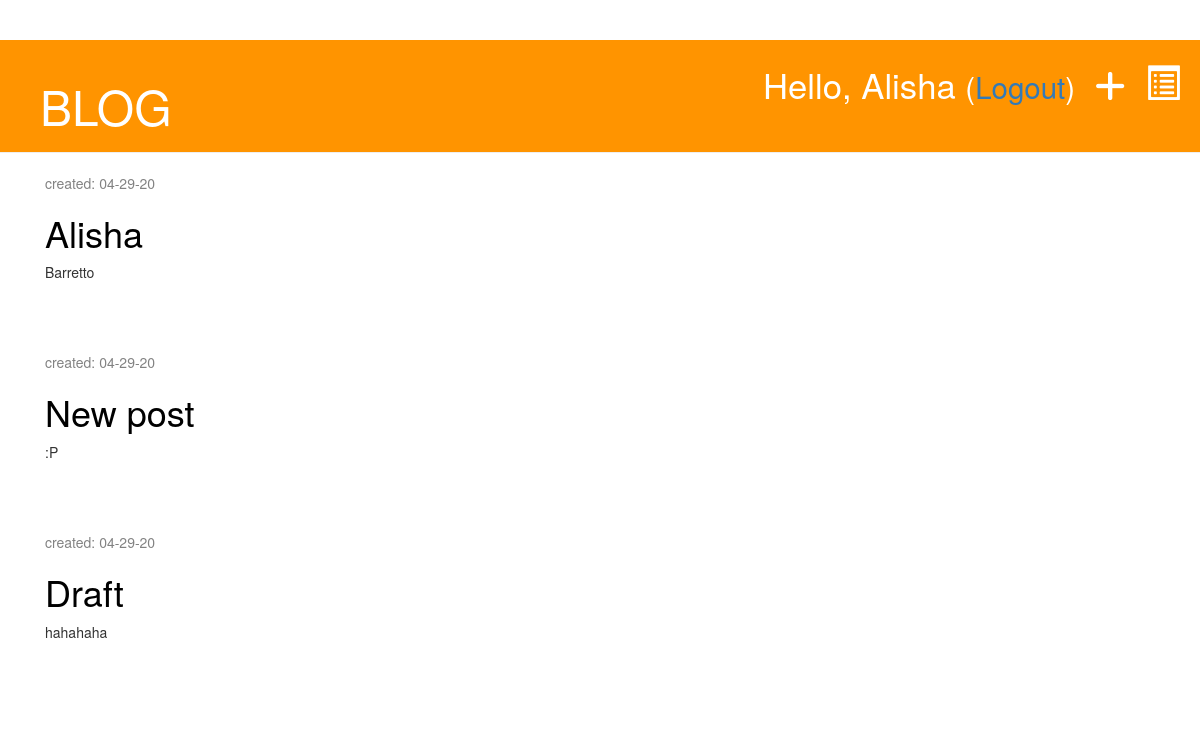
The page /drafts/ (signed in) on the database as committed earlier.
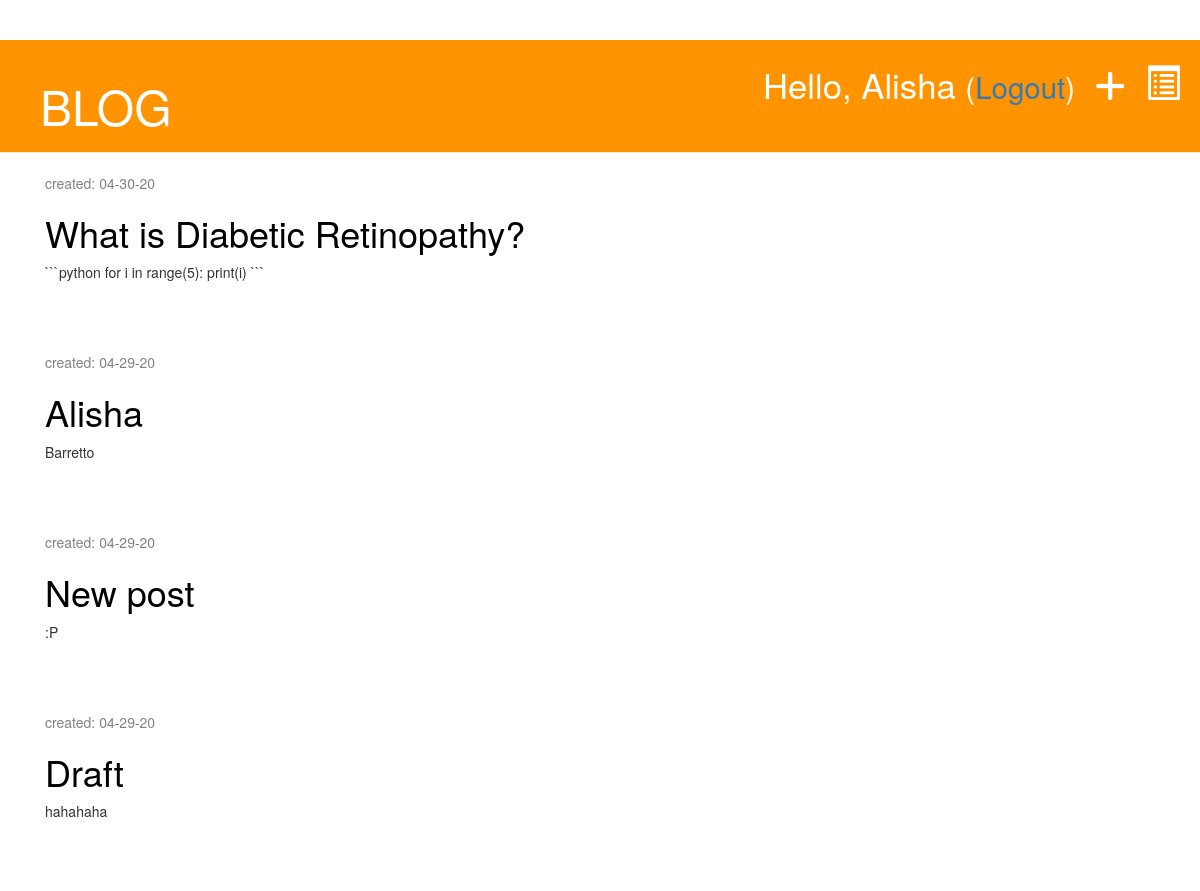
The same page on the database as committed later.
### blog/models.py (models this page shows, shortened)
class Post(models.Model):
    author = models.ForeignKey('auth.User', on_delete=models.CASCADE)
    title = models.CharField(max_length=200)
    text = models.TextField()
    created_date = models.DateTimeField(default=timezone.now)
    published_date = models.DateTimeField(blank=True, null=True)

### blog/views.py (the view)
# urls.py: path('drafts/',views.post_draft_list, name='post_draft_list'),
@login_required
def post_draft_list(request):
    posts = Post.objects.filter(published_date__isnull=True).order_by('-created_date')
    stuff_for_frontend = {'posts': posts}
    return render(request, 'blog/post_draft_list.html', stuff_for_frontend)

### blog/Templates/blog/post_draft_list.html (shortened to what this page needs)
{% extends 'blog/base.html' %}
{% block content %}
    {% for post in posts %}
        <div class="post">
            <p class="date">created: {{ post.created_date|date:'m-d-y' }}</p>
            <h1><a href="{% url 'post_detail' pk=post.pk %}">{{ post.title }}</a></h1>
            <p>{{ post.text|truncatechars:50 }}</p>
        </div>
    {% endfor %}
{% endblock %}

Rows that differ between the two databases and show on the page:
added Post: created_date "04-30-20", title "What is Diabetic Retinopathy?", text "```python for i in range(5): print(i) ```"
